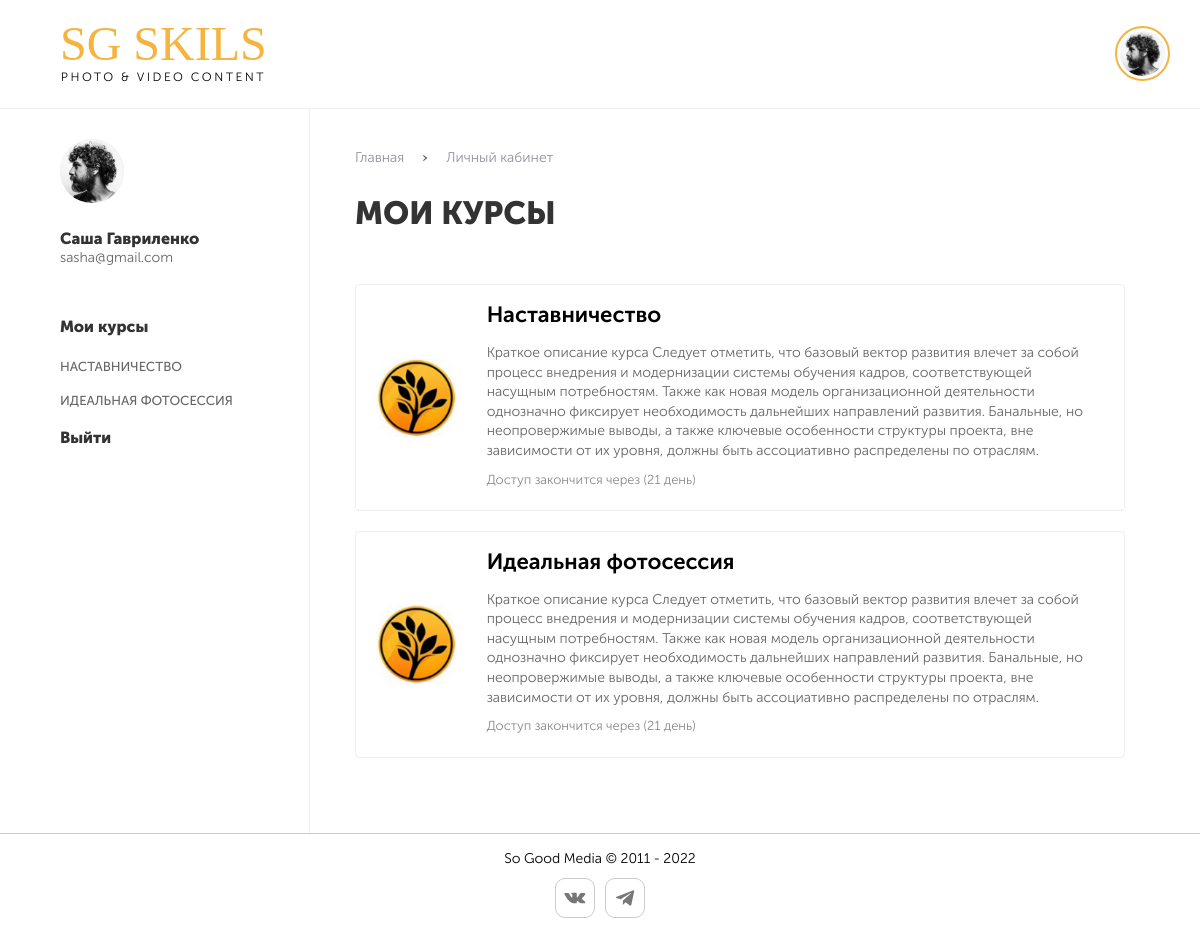
Screenshot of /user/ (signed in) with the database file from the repository.
### tables this page shows
CREATE TABLE `sll_courses` (
  `id` int(10) NOT NULL,
  `name` varchar(255) NOT NULL,
  `preview_text` text NOT NULL,
  `date_create` timestamp NOT NULL DEFAULT CURRENT_TIMESTAMP,
  `date_finish` timestamp NOT NULL,
  `date_start` timestamp NOT NULL DEFAULT CURRENT_TIMESTAMP,
  `image` varchar(255) NOT NULL
);

CREATE TABLE `sll_media` (
  `id` int(10) NOT NULL,
  `orig` varchar(255) NOT NULL,
  `min` varchar(255) NOT NULL,
  `date_create` timestamp NOT NULL DEFAULT CURRENT_TIMESTAMP
);

### index.php (called while the page is built, shortened)
<?php
require_once('core/app.php');
require_once('core/router.php');
require_once('view/layouts/'.$PAGE['LAYOUT'].'.php')
?>

### core/router.php (called while the page is built, shortened)
<?php
function getCurrentRoute(){
        $route = is_null($route) ? $_SERVER['REQUEST_URI'] : $route;
        $route = explode('/', $route);
        array_shift($route);
        $result[0] = array_shift($route);
        $result[1] = array_shift($route);
        $result[2] = $route;
        return $result;
}
$route = getCurrentRoute();
$PAGE = [
    'TEMPLATE' => 'login',
    'STYLES' => [
        '/styles/site.css',
    ],
    'SCRIPTS' => [
        '/js/vendor.js',
        '/js/common.js',
    ],
    'LAYOUT' => 'default',
    'BREADCRUMBS' => [
        '/' => 'Главная'
    ]
];
switch($route[0]){
    case 'user':
        require_once('controllers/User.php');
        $PAGE['TEMPLATE'] = 'courses';
        $PAGE['LAYOUT'] = 'user-layout';
        $PAGE['STYLES'] = [
            '/styles/main.css',
            '/styles/common.css'
        ];
        $PAGE['SCRIPTS'][] = '/js/user.js';
        $PAGE['BREADCRUMBS']['/user'] = 'Личный кабинет';
        $PAGE['h1'] = 'Мои курсы';
    break;
};
?>

### core/app.php (called while the page is built, shortened)
<?php
function is_user(){
    return array(
        'name' => $_SESSION['user']['name'],
        'country' => $_SESSION['user']['country'],
        'sex' => $_SESSION['user']['sex'],
        'email' => $_SESSION['user']['email'],
        'access' => $_SESSION['user']['access'],
        'photo' => $_SESSION['user']['photo'],
        'courses' => $_SESSION['user']['courses'],
        'login' => ($_SESSION['user'] ? true : false)
    );
}
function getMediaURL($ids){
    require_once($_SERVER['DOCUMENT_ROOT'].'/core/models/media.php');
    return getMediaData($ids);
}
?>

### core/controllers/User.php (called while the page is built, shortened)
<?php
require_once($_SERVER['DOCUMENT_ROOT'].'/core/models/courses.php');
$user = is_user();
$user['photo'] = getMediaURL($user['photo'])['orig'];
if($user['courses']){
    $courses = getUserCourses($user['courses']);
}
?>

### core/models/media.php (called while the page is built, shortened)
<?php
require_once($_SERVER['DOCUMENT_ROOT'].'/inc/config.php');
function getMediaData($ids){
    global $id_db;
    $sql = "SELECT * FROM `sll_media` WHERE `id` IN ($ids) ";
    $query = mysqli_query($id_db, $sql) or die('error getMediaData:'.mysqli_error($id_db));
    return mysqli_num_rows($query) > 1 ? mysqli_fetch_all($query, MYSQLI_ASSOC) : mysqli_fetch_assoc($query);
}
?>

### core/models/courses.php (called while the page is built, shortened)
<?php
require_once($_SERVER['DOCUMENT_ROOT'].'/inc/config.php');
function getUserCourses($ids){
    global $id_db;
    $sql = "SELECT * FROM `sll_courses` WHERE `id` IN ($ids)";
    $query = mysqli_query($id_db, $sql) or die('error getUserCourses:'.mysqli_error($id_db));
    return $query ? mysqli_fetch_all($query, MYSQLI_ASSOC) : false;
}
?>

### view/courses.php (the view)
<div class="courses-block">
  <div class="courses-block__list">
  <? if($courses): ?>
  <?foreach($courses as $item):?>
    <div class="courses-block__item">
      <div class="card-cours">
        <div class="card-cours__image">
          <picture>
            <img src="<?=getMediaURL($item['image'])['orig']?>" loading="lazy" alt="image"/>
          </picture>
        </div>
        <div class="card-cours__main">
          <div class="card-cours__title"><a href="/user/cours/<?=$item['id']?>"><?=$item['name']?></a></div>
          <div class="card-cours__link"><?=$item['preview_text']?></div>
          <div class="card-cours__desc">Доступ закончится через (21 день)</div>
        </div>
      </div>
    </div>
  <?endforeach;?>
  <? else: ?>
    <div>У вас нету доступных курсов</div>
  <? endif; ?>
  </div>
</div>

### view/parts/head.php (shortened to what this page needs)
<!DOCTYPE html>
<html lang="ru">
  <head>
    <? foreach($PAGE['STYLES'] as $link):?>
        <link rel="stylesheet" href="<?=$link?>">
    <? endforeach;?>
</head>
<body>

### view/parts/header-login.php (shortened to what this page needs)
<header class="header--login">
      <div class="container">
        <div class="header">
          <div class="header-top">
            <div class="header-top__logo">
              <div class="header-top__logo-main"><a href="/">SG SKILS</a></div>
              <div class="header-top__logo-sl">Photo & Video content</div>
            </div>
            <div class="header-top__user"><a data-user-menu="open" data-link="/user/profile/"> <span class="bgimage lazyload" data-bg="<?=$user['photo']?>"></span></a></div>
          </div>
        </div>
      </div>
    </header>

### view/layouts/user-layout.php
<?php
require_once($_SERVER['DOCUMENT_ROOT'].'/view/parts/head.php');
require_once($_SERVER['DOCUMENT_ROOT'].'/view/parts/header-login.php');
?>
<main>
      <section class="section-page-moderator">
        <div class="container">
          <div class="page-moderator">
            <div class="page-moderator__aside">
              <?php require_once($_SERVER['DOCUMENT_ROOT'].'/view/parts/user-aside.php');?>
            </div>
            <div class="page-moderator__content">
              <div class="head-moderator">
                <div class="head-moderator__breadcrumb">
                  <ul>
                    <?foreach( $PAGE['BREADCRUMBS'] as $key=>$value ):?>
                      <li><a href="<?=$key?>"><?=$value?></a></li>
                    <? endforeach; ?>
                  </ul>
                </div>
                <div class="head-moderator__title">
                  <h1><?=$PAGE['h1']?></h1>
                </div>
                <div class="head-moderator__desc"><?=$PAGE['desc']?></div>
              </div>
              <div class="main-moderator">
                <?php require_once($_SERVER['DOCUMENT_ROOT'].'/view/'.$PAGE['TEMPLATE'].'.php');?>
              </div>
            </div>
          </div>
        </div>
      </section>
    </main>
    <?php require_once($_SERVER['DOCUMENT_ROOT'].'/view/parts/footer.php'); ?>

### view/parts/user-aside.php
<div class="moderator-aside">
  <div class="moderator-aside__wrp">
    <div class="moderator-aside__photo"><a href="/user/profile/">
        <picture>
           <img src="<?=$user['photo']?>" loading="lazy" alt="image"/>
        </picture></a></div>
    <div class="moderator-aside__name"><?=$user['name']?></div>
    <div class="moderator-aside__email"><?=$user['email']?></div>
    <div class="moderator-aside__nav-head"><a href="/user/courses/">Мои курсы</a></div>
    <div class="moderator-aside__nav">
      <ul>
        <? if($courses): ?>
          <?foreach($courses as $item):?>
            <li><a href="/user/cours/<?=$item['id']?>"><?=$item['name']?></a></li>
          <?endforeach;?>
        <? endif; ?>
      </ul>
    </div>
    <div class="moderator-aside__nav-head"><a href="/logout/">Выйти</a></div>
  </div>
</div>

### view/parts/footer.php (shortened to what this page needs)
   <footer>
      <div class="container">
        <div class="footer">
          <div class="footer__copy">So Good Media © 2011 - 2022</div>
          <div class="footer__social">
            <ul>
              <li><a href="#">
                  <svg width="16" height="16">
                    <use xlink:href="/img/sprites/sprite.svg#ic_vk"></use>
                  </svg></a></li>
              <li><a href="#">
                  <svg width="16" height="16">
                    <use xlink:href="/img/sprites/sprite.svg#ic_tg"></use>
                  </svg></a></li>
            </ul>
          </div>
        </div>
      </div>
    </footer>
  </body>
</html>

### styles/common.css (style rules this page uses)
.moderator-aside__nav { margin-bottom: 10px; }
.moderator-aside__nav ul li a { display: block; }

### rows the page displays
sll_courses: name "НАСТАВНИЧЕСТВО", image.orig (picture), name "Наставничество", preview_text "Краткое описание курса Следует отметить, что базовый вектор развития влечет за собой процесс внедрения и модернизации системы обучения кадров, соответствующей насущным потребностям. Также как новая модель организационной деятельности однозначно фиксирует необходимость дальнейших направлений развития. Банальные, но неопровержимые выводы, а также ключевые особенности структуры проекта, вне зависимости от их уровня, должны быть ассоциативно распределены по отраслям."
sll_courses: name "ИДЕАЛЬНАЯ ФОТОСЕССИЯ", image.orig (picture), name "Идеальная фотосессия", preview_text "Краткое описание курса Следует отметить, что базовый вектор развития влечет за собой процесс внедрения и модернизации системы обучения кадров, соответствующей насущным потребностям. Также как новая модель организационной деятельности однозначно фиксирует необходимость дальнейших направлений развития. Банальные, но неопровержимые выводы, а также ключевые особенности структуры проекта, вне зависимости от их уровня, должны быть ассоциативно распределены по отраслям."

### other values shown
$user['name'] "Саша Гавриленко"
$user['email'] "sasha@gmail.com"
$value "Главная"
$value "Личный кабинет"
$PAGE['h1'] "МОИ КУРСЫ"
